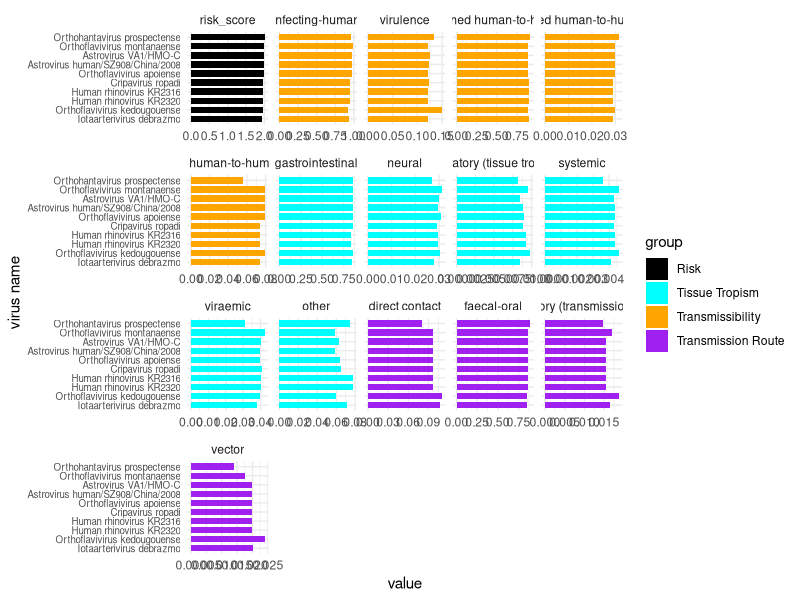

This figure's R source:
library(ggplot2)
library(dplyr)
library(tidyr)
library(readr)

setwd("/Users/zhiyuanzhang/Documents/GitHub/vhPPIpredict-viral-phenotypes/scripts/scripts_for_updates/")
# ========= 1. 读入数据 =========
dt_value <- read_csv("../../data/low_evidence_virus/403_rna_phenotype_value.csv")

# 去掉括号内容
dt_value$`virus name` <- sapply(strsplit(dt_value$`virus name`, "\\("), `[`, 1)
dt_value$`virus name` <- trimws(dt_value$`virus name`)

# 计算 risk_score
dt_value$risk_score <- dt_value$virulence +
  dt_value$`infecting-human` +
  dt_value$`sustained human-to-human`

# 按 risk_score 排序，取前10
dt_sorted <- dt_value %>% arrange(desc(risk_score))
top10 <- head(dt_sorted$`virus name`, 10)

# 只保留需要的列
heatmap_df <- dt_sorted %>%
  filter(`virus name` %in% top10) %>%
  select(`virus name`, risk_score,
         `infecting-human`, virulence,
         `sustained human-to-human`, `limited human-to-human`, `no human-to-human`,
         gastrointestinal, neural, `respiratory (tissue tropism)`, systemic, viraemic, other,
         `direct contact`, `faecal-oral`, `respiratory (transmission route)`, vector)

# 保持 top10 顺序
heatmap_df$`virus name` <- factor(heatmap_df$`virus name`, levels = rev(top10))

# ========= 2. 转成长格式 =========
plot_long <- heatmap_df %>%
  pivot_longer(
    cols = -`virus name`,
    names_to = "indicator",
    values_to = "value"
  )

# 设定指标顺序（按你的分组）
indicator_order <- c(
  "risk_score",
  "infecting-human", "virulence",
  "sustained human-to-human", "limited human-to-human", "no human-to-human",
  "gastrointestinal", "neural", "respiratory (tissue tropism)", "systemic", "viraemic", "other",
  "direct contact", "faecal-oral", "respiratory (transmission route)", "vector"
)
plot_long$indicator <- factor(plot_long$indicator, levels = indicator_order)

# ========= 3. 分组信息（用于顶部色条和分面） =========
group_info <- data.frame(
  indicator = indicator_order,
  group = c(
    "Risk",
    rep("Transmissibility", 5),
    rep("Tissue Tropism", 6),
    rep("Transmission Route", 4)
  )
)
group_info$indicator <- factor(group_info$indicator, levels = indicator_order)

# 把 group 合并到 plot_long
plot_long <- plot_long %>%
  left_join(group_info, by = "indicator")

# ========= 4. 画气泡矩阵图 =========
ggplot(plot_long, aes(x = value, y = `virus name`, fill = group)) +
  geom_col(width = 0.7) +
  facet_wrap(~indicator, ncol = 5, scales = "free_x") +
  scale_fill_manual(values = c("Risk"="black",
                               "Transmissibility"="orange",
                               "Tissue Tropism"="cyan",
                               "Transmission Route"="purple")) +
  theme_minimal() +
  theme(axis.text.y = element_text(size = 7))
